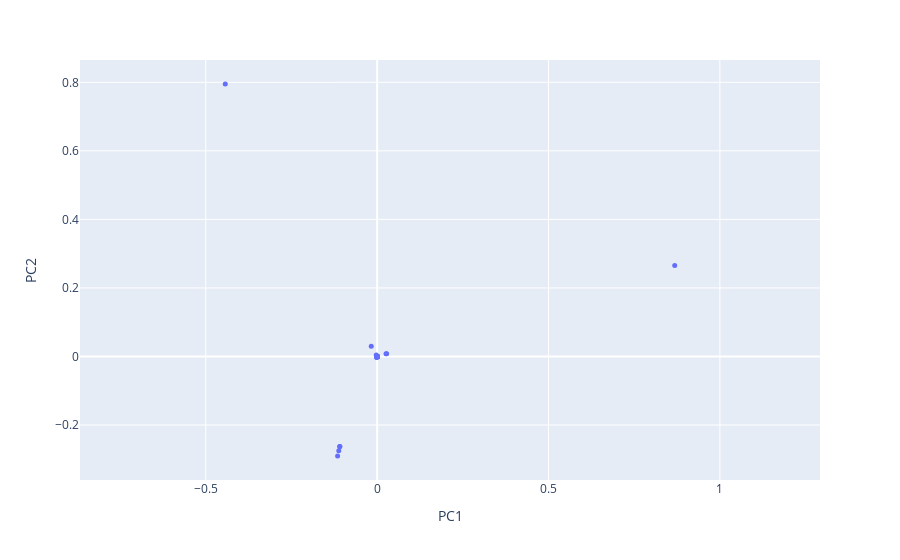

Source (notebook cell):
### Code cell
import plotly.express as px

# Create the scatter plot with hover information
fig_l1 = px.scatter(l1_pca, x='PC1', y='PC2', hover_name=l1_pca.index)
fig_l1.update_traces(marker=dict(size=5))
fig_l1.update_xaxes(scaleanchor='y', scaleratio=1)
fig_l1.update_yaxes(scaleanchor='x', scaleratio=1)
fig_l1.show()

### Figure 1 — Plotly figure (JSON) as saved in the notebook; plotly's stock layout.template omitted (floating-point values rounded to 4 significant figures)
{"data": [{"hovertemplate": "<b>%{hovertext}</b><br><br>PC1=%{x}<br>PC2=%{y}<extra></extra>", "hovertext": ["AhlgrenScottD", "AlbinPierre", "BaloghJózsef", "BaryshnikovYuliyM", "Berwick-EvansDaniel", "BocaFlorin-Petre", "BradlowStevenBenjamin", "BronskiJaredC", "DeVilleRELee", "DeyParthaSarathi", "DiFrancescoPhilippe", "DoddChristopher", "DunfieldNathanM", "ErdoğanMehmetBurak", "FengRunhuan", "FernandesRuiLoja", "FordKevinB", "GuzmanRosemaryK", "HaboushWilliamJ", "HellerJeremiahBen", "HinkkanenAimo", "HiraniAnilN", "HungPei-Ken", "HurVeraMikyoung", "IvanovSergeiVladimirovich", "JandaFelix", "JingXiaochen", "JungeMarius", "KatzSheldonH", "KedemRinat", "KermanEly", "KirkpatrickKayLene", "KirrEduard", "KostochkaAlexandrV", "KutzarovaDenkaN", "LaNaveGabriele", "LaugesenRichardSnyder", "LeditzkyFelix", "LermanEugeneM", "LiXiaochun", "LiuYuan", "McCarthyRandy", "MineyevIgor", "NikolaevIgorG", "OikhbergTimur", "PascaleffJamesThomas", "RaptiZoi", "RasmussenJacob", "RasmussenSarahDean", "RezkCharlesW", "ReznickBruce", "SongRenming", "SowersRichardB", "StojanoskaVesna", "ThornerJesse", "TolmanSusan", "TumanovAlexander", "TysonJeremyT", "TzirakisNikolaos", "WeiWei", "WuXuan", "YongAlexanderTF", "YoungAmanda", "ZaharescuAlexandru", "ZharnitskyVadim"], "legendgroup": "", "marker": {"color": "#636efa", "size": 5, "symbol": "circle"}, "mode": "markers", "name": "", "orientation": "v", "showlegend": false, "type": "scatter", "x": [-0.0002214, -0.0001948, -0.0001742, -0.0001864, -0.000188, -0.0001791, -3.757e-05, -0.0001722, -0.000172, -0.0002945, -0.000775, -0.1154, -0.0009559, -0.000172, -0.01723, -0.0001777, -0.0001783, 0.8682, -0.0002792, -0.0002204, -0.0001911, -0.0001825, -0.109, -0.0001743, 0.02764, -0.0002427, -0.002733, -0.0001618, -0.00128, -0.0001748, -0.0001828, -0.0001742, -0.0001886, -0.0001742, -0.0001726, -0.0002273, -0.0002044, -0.0001846, -0.0001702, -0.0001817, -0.112, -0.0001793, 0.02583, -0.0001614, -0.0001733, -0.0002056, -0.0001774, -0.0001772, -0.0001777, -0.000181, -0.0001811, -0.0002723, -0.0003514, -0.0001786, -0.0002065, -0.00017, -0.0002066, -0.0001668, -0.0001712, -0.4431, -0.0004118, -0.0001862, -0.109, -0.0001882, -0.0001767], "xaxis": "x", "y": [-0.0002939, -0.0002627, -0.0002325, -0.0002495, -0.0002509, -0.0002391, -0.0002105, -0.0002299, -0.0002296, -0.0003924, -0.001684, -0.29, -0.002193, -0.0002295, 0.03016, -0.0002374, -0.0002383, 0.2657, -0.000373, -0.0002943, -0.0002559, -0.000246, -0.2626, -0.0002325, 0.008275, -0.0003405, 0.004199, -0.0002298, -0.003013, -0.0002384, -0.0002443, -0.0002326, -0.0002517, -0.0002326, -0.0002305, -0.0003102, -0.0002604, -0.0002466, -0.0002276, -0.0002426, -0.2752, -0.0002397, 0.007724, -0.0002414, -0.0002315, -0.0002832, -0.0002368, -0.0002439, -0.0002407, -0.0002416, -0.0002424, -0.000157, -0.0004574, -0.0002385, -0.0002774, -0.0002277, -0.0002759, -0.0002367, -0.0002285, 0.7947, -0.0005507, -0.0002515, -0.2626, -0.0002514, -0.0002359], "yaxis": "y"}], "layout": {"legend": {"tracegroupgap": 0}, "margin": {"t": 60}, "xaxis": {"anchor": "y", "domain": [0, 1], "scaleanchor": "y", "scaleratio": 1, "title": {"text": "PC1"}}, "yaxis": {"anchor": "x", "domain": [0, 1], "scaleanchor": "x", "scaleratio": 1, "title": {"text": "PC2"}}}}
